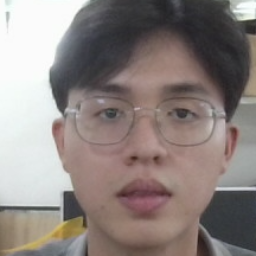
#> input picture source/ChamCongFaceID/backend/dataset/huykhoi/00000.png, 256 x 256 px, given in place of the camera
$ python calibrate_lbp.py
#> lines starting #> are read from the running program, lines starting #| are printed output that depends on the picture; after the words box and inside, x2 and y2 are one past the last pixel; in counts of white or black regions, pixels touching at a corner belong together
### source/ChamCongFaceID/backend/lbp_analyzer.py
import cv2
import numpy as np
from skimage.feature import local_binary_pattern

class LBPAnalyzer:
    """
    Phân tích texture bằng LBP để phân biệt da thật vs ảnh in.
    Nguyên lý: ảnh in/màn hình có texture patterns khác da người thật.
    """

    def __init__(self, n_points=24, radius=3, n_bins=64):
        self.n_points = n_points  # số điểm lân cận
        self.radius   = radius    # bán kính
        self.n_bins   = n_bins    # số bins histogram

        # Histogram chuẩn của da thật (cần calibrate với dữ liệu của bạn)
        # Đây là giá trị khởi tạo, sẽ được update qua collect_real_samples()
        self.real_hist_ref = None

    def extract(self, face_bgr: np.ndarray) -> np.ndarray:
        """Trích xuất LBP histogram từ vùng mặt."""
        if face_bgr is None or face_bgr.size == 0:
            return np.zeros(self.n_bins * 3)

        # Resize chuẩn
        face = cv2.resize(face_bgr, (128, 128))

        hists = []
        for ch in cv2.split(face):  # 3 kênh màu
            lbp = local_binary_pattern(
                ch, self.n_points, self.radius, method='uniform'
            )
            hist, _ = np.histogram(
                lbp.ravel(), bins=self.n_bins,
                range=(0, self.n_points + 2), density=True
            )
            hists.append(hist)

        return np.concatenate(hists)  # vector 192 chiều

    # [14 lines left out: function compute_texture_score, not called in this run]

    def collect_real_samples(self, face_list: list):
        """
        Calibrate bằng cách thu thập mẫu da thật.
        Gọi hàm này với ~50 frame mặt thật để tính histogram tham chiếu.
        """
        hists = [self.extract(f) for f in face_list if f is not None]
        if hists:
            self.real_hist_ref = np.mean(hists, axis=0)
            print(f"[LBP] Calibrated với {len(hists)} samples")

### source/ChamCongFaceID/backend/calibrate_lbp.py
"""
Chạy script này 1 lần để calibrate LBP histogram.
Đứng trước camera ~30 giây để thu thập mẫu mặt thật.
"""
import cv2
import pickle
import sys
import os
sys.path.insert(0, os.path.dirname(os.path.abspath(__file__)))
from lbp_analyzer import LBPAnalyzer

cap = cv2.VideoCapture(0)
analyzer = LBPAnalyzer()
samples = []

print("Thu thập mẫu mặt thật... Nhìn thẳng vào camera. Nhấn Q để dừng.")

while len(samples) < 100:
    ret, frame = cap.read()
#> frame is the input picture: shape (256, 256, 3); mean B, G, R 127.8, 131.2, 141.2
    if not ret:
        break

    h, w = frame.shape[:2]
#> h = 256; w = 256
    roi = frame[h//4:3*h//4, w//4:3*w//4]
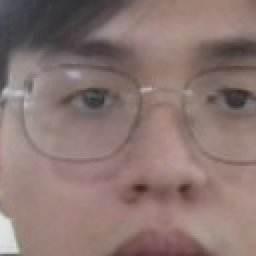
#> roi: shape (128, 128, 3) (shown 2 times larger); mean B, G, R 113.4, 117.7, 138.6
    samples.append(roi.copy())

    cv2.putText(frame, f"Samples: {len(samples)}/100",
                (20, 40), cv2.FONT_HERSHEY_SIMPLEX, 1, (0,255,0), 2)
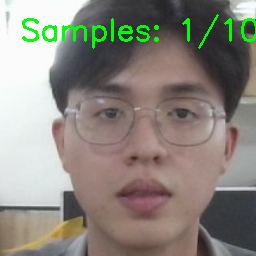
#> frame: shape (256, 256, 3); 2.2% of pixels changed, all inside (x1, y1, x2, y2) = (22, 14, 256, 49)
    cv2.imshow("Calibrate", frame)
    if cv2.waitKey(1) & 0xFF == ord('q'):
#> (key q is pressed here)
        break

analyzer.collect_real_samples(samples)
#> after the loop in extract, `for ch in cv2.split(face):`: hists = 3 items
#> in collect_real_samples, `hists = [self.extract(f) for f in face_list if f is not None]`: hists = 1 item
#> in collect_real_samples, `self.real_hist_ref = np.mean(hists, axis=0)`: self.real_hist_ref = 192 values, max 0.516 at index 125, min 0 at index 1, mean 0.0385
#| [LBP] Calibrated với 1 samples

# Lưu histogram tham chiếu
with open("lbp_ref.pkl", "wb") as f:
    pickle.dump(analyzer.real_hist_ref, f)

print("Đã lưu lbp_ref.pkl")
cap.release()
cv2.destroyAllWindows()
